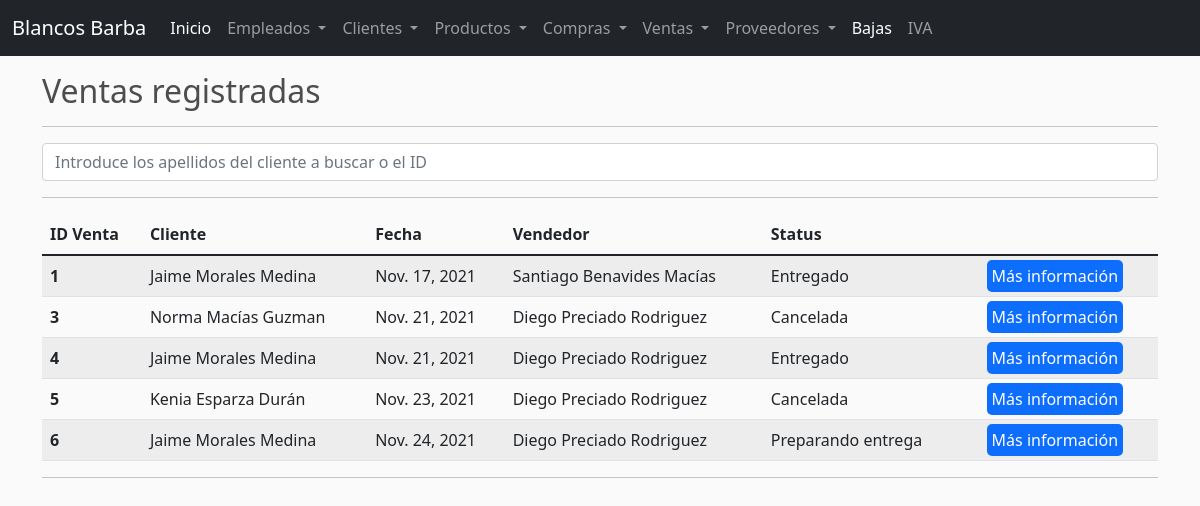
/ventas/, run on the app's committed database.
### barba/models.py (models this page shows)
class Venta(models.Model):
    fechaVenta = models.DateField(null=True,blank=True)
    fechaEntrega = models.DateField(null=True,blank=True)
    cliente = models.ForeignKey(Cliente,on_delete=models.SET_NULL,null=True,blank=True)
    vendedor = models.ForeignKey(Empleado,on_delete=models.SET_NULL,null=True,blank=True)
    repartidor = models.ForeignKey(Empleado,on_delete=models.SET_NULL,null=True,related_name='repartidor',blank=True)
    direccion = models.CharField(max_length=50,null=True,blank=True)
    status = models.CharField(max_length=50,null=True,blank=True)
    total = models.FloatField(null=True,blank=True)

class Cliente(models.Model):
    nombre = models.CharField(max_length=50,null=True)
    apellidos = models.CharField(max_length=50,null=True)
    correo = models.CharField(max_length=50,null=True)
    telefono = models.CharField(max_length=50,null=True)
    def __str__(self):
        return self.nombre + ' ' + self.apellidos

class Empleado(models.Model):
    nombre = models.CharField(max_length=50,null=True)
    apellidos = models.CharField(max_length=50,null=True)
    sueldo = models.FloatField(null=True)
    cargo = models.CharField(max_length=50,null=True)
    direccion = models.CharField(max_length=50,null=True)
    status = models.CharField(max_length=50,null=True,blank=True)
    password = models.CharField(max_length=50,null=True)
    telefono = models.CharField(max_length=50,null=True)
    def __str__(self):
        return self.nombre + ' ' + self.apellidos

### barba/views.py (the view)
# urls.py: path('ventas/',views.ventas, name='ventas'),
def ventas(request):
    if request.method == 'POST':
        ventas = Venta.objects.filter(pk=request.POST['searched']).exclude(status=None) if request.POST['searched'].isnumeric() else Venta.objects.filter(cliente__apellidos__icontains=request.POST['searched'])
        flag = 1 if len(ventas) > 0 else 2
    else:
        ventas = Venta.objects.all().exclude(status=None)
        flag = 0
    context = {
        'ventas': ventas,
        'flag': flag,
    }
    return render(request, 'ventas.html', context)

### barba/templates/ventas.html (shortened to what this page needs)
{% extends 'base.html' %}
{% block content %}
<div class="container">
    <h2>Ventas registradas</h2>
    <hr>
    <form class="form-inline" method="POST" action="">
        <input class="form-control mr-sm-2" type="search" placeholder="Introduce los apellidos del cliente a buscar o el ID" aria-label="Search" name="searched" value="{{ searched }}">
    </form>
    <hr>
    <table class="table table-striped">
        <thead>
            <tr>
                <th scope="col">ID Venta</th>
                <th scope="col">Cliente</th>
                <th scope="col">Fecha</th>
                <th scope="col">Vendedor</th>
                <th scope="col">Status</th>
            </tr>
        </thead>
        <tbody>
            {% for venta in ventas %}
                <tr>
                    <th scope="col">{{venta.id}}</th>
                    <td>{{venta.cliente}}</td>
                    <td>{{venta.fechaVenta}}</td>
                    <td>{{venta.vendedor}}</td>
                    <td>{{venta.status}}</td>
                    <td><td><a style="padding: 5px; background-color: #0d6efd; border-radius: 5px; color: white; text-decoration: none;" href="/statusventa/{{venta.id}}">Más información</a></td></td>
                </tr>
            {% endfor %}
        </tbody>
    </table>
    <hr>
</div>
{% endblock %}

### static/main.css (style rules this page uses)
body { background-color: hsl(0, 0%, 98%); }
h1,h2,h3,h4,h5,h6 { color:hsl(0, 0%, 30%); }

### data on the page
Venta: id "1", cliente "Jaime Morales Medina", fechaVenta "Nov. 17, 2021", vendedor "Santiago Benavides Macías", status "Entregado"
Venta: id "3", cliente "Norma Macías Guzman", fechaVenta "Nov. 21, 2021", vendedor "Diego Preciado Rodriguez", status "Cancelada"
Venta: id "4", cliente "Jaime Morales Medina", fechaVenta "Nov. 21, 2021", vendedor "Diego Preciado Rodriguez", status "Entregado"
Venta: id "5", cliente "Kenia Esparza Durán", fechaVenta "Nov. 23, 2021", vendedor "Diego Preciado Rodriguez", status "Cancelada"
Venta: id "6", cliente "Jaime Morales Medina", fechaVenta "Nov. 24, 2021", vendedor "Diego Preciado Rodriguez", status "Preparando entrega"
